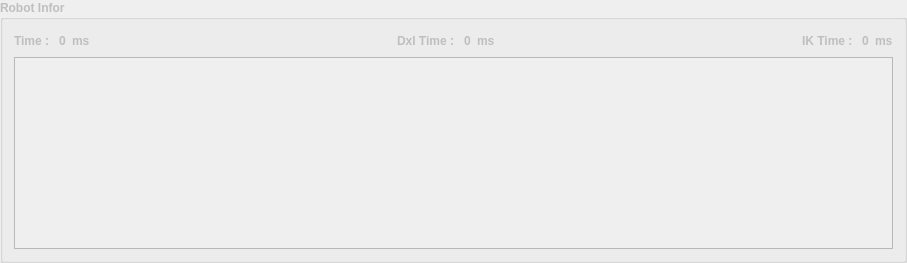
     <widget class="QGroupBox" name="gbRobotInfor">
      <property name="enabled">
       <bool>false</bool>
      </property>
      <property name="minimumSize">
       <size>
        <width>0</width>
        <height>0</height>
       </size>
      </property>
      <property name="font">
       <font>
        <weight>75</weight>
        <bold>true</bold>
       </font>
      </property>
      <property name="title">
       <string>Robot Infor</string>
      </property>
      <layout class="QGridLayout" name="gridLayout_3">
       <item row="0" column="3">
        <spacer name="horizontalSpacer_8">
         <property name="orientation">
          <enum>Qt::Horizontal</enum>
         </property>
         <property name="sizeHint" stdset="0">
          <size>
           <width>295</width>
           <height>20</height>
          </size>
         </property>
        </spacer>
       </item>
       <item row="0" column="0">
        <layout class="QHBoxLayout" name="horizontalLayout_9">
         <item>
          <widget class="QLabel" name="label_12">
           <property name="text">
            <string>Time : </string>
           </property>
          </widget>
         </item>
         <item>
          <widget class="QLabel" name="txtTime">
           <property name="text">
            <string>0</string>
           </property>
          </widget>
         </item>
         <item>
          <widget class="QLabel" name="label_13">
           <property name="text">
            <string>ms</string>
           </property>
          </widget>
         </item>
        </layout>
       </item>
       <item row="0" column="1">
        <spacer name="horizontalSpacer_7">
         <property name="orientation">
          <enum>Qt::Horizontal</enum>
         </property>
         <property name="sizeHint" stdset="0">
          <size>
           <width>295</width>
           <height>20</height>
          </size>
         </property>
        </spacer>
       </item>
       <item row="1" column="0" colspan="5">
        <widget class="QTableView" name="tvRobotInfor">
         <property name="minimumSize">
          <size>
           <width>700</width>
           <height>150</height>
          </size>
         </property>
        </widget>
       </item>
       <item row="0" column="2">
        <layout class="QHBoxLayout" name="horizontalLayout_10">
         <item>
          <widget class="QLabel" name="label_15">
           <property name="text">
            <string>Dxl Time : </string>
           </property>
          </widget>
         </item>
         <item>
          <widget class="QLabel" name="txtDxlTime">
           <property name="text">
            <string>0</string>
           </property>
          </widget>
         </item>
         <item>
          <widget class="QLabel" name="label_14">
           <property name="text">
            <string>ms</string>
           </property>
          </widget>
         </item>
        </layout>
       </item>
       <item row="0" column="4">
        <layout class="QHBoxLayout" name="horizontalLayout_11">
         <item>
          <widget class="QLabel" name="label_16">
           <property name="text">
            <string>IK Time : </string>
           </property>
          </widget>
         </item>
         <item>
          <widget class="QLabel" name="txtIKTime">
           <property name="text">
            <string>0</string>
           </property>
          </widget>
         </item>
         <item>
          <widget class="QLabel" name="label_17">
           <property name="text">
            <string>ms</string>
           </property>
          </widget>
         </item>
        </layout>
       </item>
      </layout>
     </widget>
